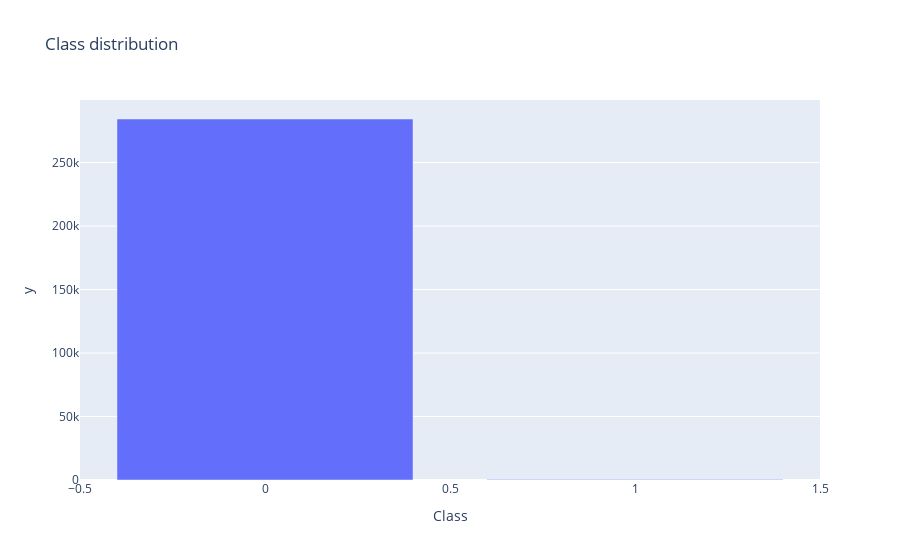

This figure's notebook cell:
### Code cell
from utils import read_data
from utils import print_basic_statistics


data = read_data('./data/creditcard.csv')

print_basic_statistics(data, 'Class')

### Figure 1 — Plotly figure (JSON) as saved in the notebook; plotly's stock layout.template omitted (floating-point values rounded to 4 significant figures)
{"data": [{"alignmentgroup": "True", "hovertemplate": "Class=%{x}<br>y=%{y}<extra></extra>", "legendgroup": "", "marker": {"color": "#636efa", "pattern": {"shape": ""}}, "name": "", "offsetgroup": "", "orientation": "v", "showlegend": false, "textposition": "auto", "type": "bar", "x": [0, 1], "xaxis": "x", "y": [284315, 492], "yaxis": "y"}], "layout": {"barmode": "relative", "legend": {"tracegroupgap": 0}, "title": {"text": "Class distribution"}, "xaxis": {"anchor": "y", "domain": [0, 1], "title": {"text": "Class"}}, "yaxis": {"anchor": "x", "domain": [0, 1], "title": {"text": "y"}}}}
